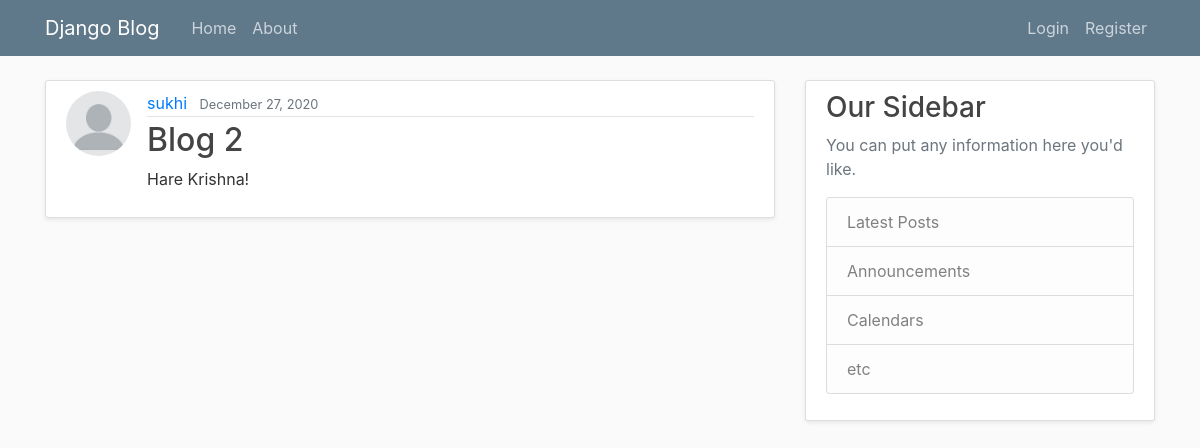
/post/2/, run on an earlier commit of the app's database.
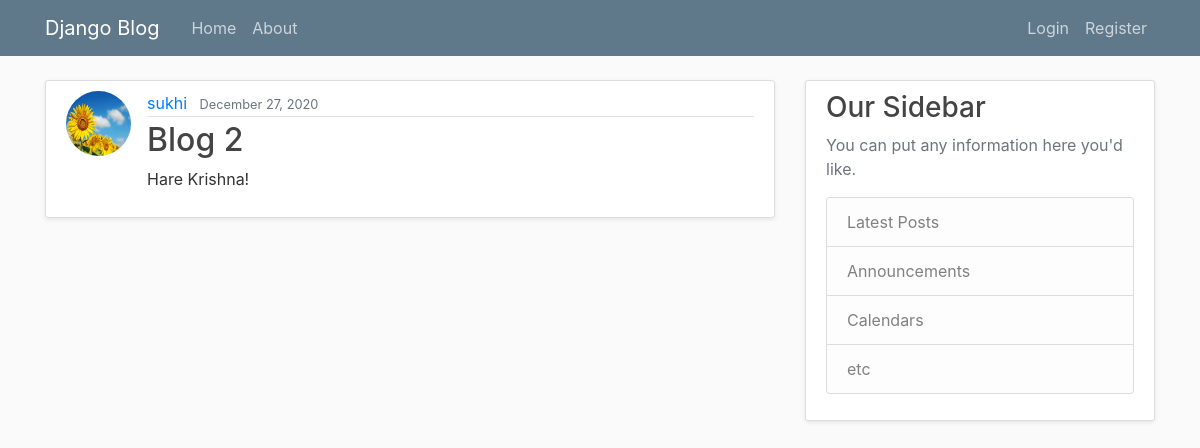
And on a later commit of the database.
### blog/models.py (models this page shows, shortened)
class Post(models.Model):
    title = models.CharField(max_length=100)
    content = models.TextField()
    date_posted = models.DateTimeField(default=timezone.now)
    author = models.ForeignKey(to=User, on_delete=models.CASCADE)  # Delete a user to delete all the posts

### users/models.py (models this page shows, shortened)
class Profile(models.Model):
    user = models.OneToOneField(to=User, on_delete=models.CASCADE)
    image = models.ImageField(default='default.jpg', upload_to='profile_pics')

### blog/views.py (the view)
# urls.py: path('post/<int:pk>/', PostDetailView.as_view(), name='post-detail'),
class PostDetailView(DetailView):
    model = Post

### blog/templates/blog/post_detail.html (shortened to what this page needs)
{% extends "blog/base.html"%}
{% block content %}
<article class="media content-section shadow-sm">
    <img class="rounded-circle article-img" src="{{ object.author.profile.image.url }}">
    <div class="media-body">
        <div class="article-metadata">
            <a class="mr-2" href="{% url 'user-posts' object.author.username %}">{{ object.author }}</a>
            <small class="text-muted">{{ object.date_posted|date:"F d, Y" }}</small>
        </div>
        <h2 class="article-title">{{ object.title }}</h2>
        <p class="article-content">{{ object.content }}</p>
    </div>
</article>
{% endblock content %}

What changed in the data, as far as the page shows it:
changed through a linked row, Post "Blog 2": author.profile.image: picture added in place of a placeholder
